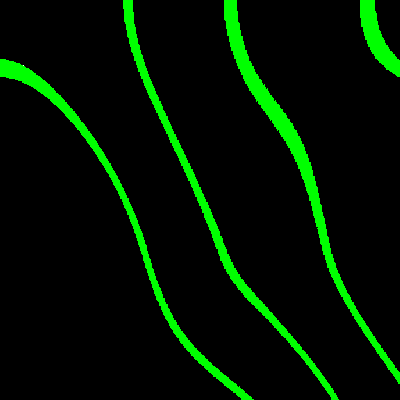
Frame 1 (no input)
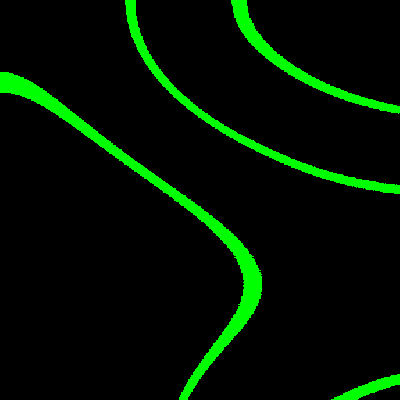
Frame 60 (the mouse pressed at the canvas centre just before this capture)
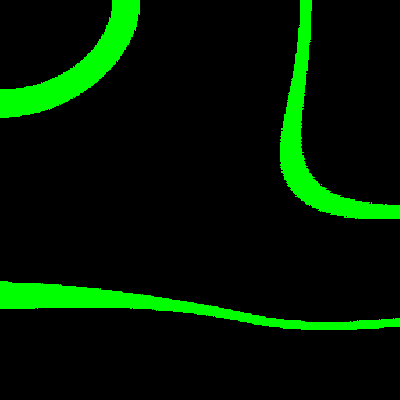
Frame 120 (the mouse held since frame 60 and released just before this capture)

The Processing sketch that drew these frames (run headless with seeded random() and noise(); from frame 60 on, the mouse is pressed at the canvas centre):

// Processing sketch: modernArtOverTime
// ── modernArtOverTime.pde
float xincrement = 0.002;
float yincrement = 0.002;
float zincrement = 0.008; //time

float zoff = 0.00;

//choose color scheme
int iwant = 3;

void setup() {
  size(400, 400);
  //fullScreen();
  background(255);
}

void draw() {
  fitnessMap();
}

void fitnessMap() {
  loadPixels();
  float xoff = 0.0; 
  noiseDetail(2);
  
  // For every x,y coordinate in a 2D space, calculate a noise value and produce a brightness value
  for (int x = 0; x < width; x++) {
    xoff += xincrement;
    float yoff = 0.0; // For every xoff, start yoff at 0
    for (int y = 0; y < height; y++) {
      yoff += yincrement;
      
      float value = noise(xoff, yoff, zoff);
      
      //60s palette
      if (iwant == 0) {
        if (value > 0.1 && value < 0.11) {pixels[x + y * width] = color(58,44,32);}
        if (value > 0.2 && value < 0.21) {pixels[x + y * width] = color(182,92,17);}
        if (value > 0.3 && value < 0.31) {pixels[x + y * width] = color(231,165,4);}
        if (value > 0.4 && value < 0.41) {pixels[x + y * width] = color(113,152,66);}
        if (value > 0.5 && value < 0.51) {pixels[x + y * width] = color(144,27,27);} 
        //fill the spaces between the bands (if not active then the bands draw over each other)
        if (value > 0 && value < 0.1) {pixels[x + y * width] = color(255, 255, 255);}
        if (value > 0.11 && value < 0.2) {pixels[x + y * width] = color(255, 255, 255);}
        if (value > 0.21 && value < 0.3) {pixels[x + y * width] = color(255, 255, 255);}
        if (value > 0.31 && value < 0.4) {pixels[x + y * width] = color(255, 255, 255);}
        if (value > 0.41 && value < 0.5) {pixels[x + y * width] = color(255, 255, 255);}
        if (value > 0.51 && value < 1) {pixels[x + y * width] = color(255, 255, 255);}
      }
      
      //rgb palette
      if (iwant == 1) {
        if (value > 0.1 && value < 0.15) {pixels[x + y * width] = color(0,0,255);}
        if (value > 0.3 && value < 0.35) {pixels[x + y * width] = color(0,255,0);}
        if (value > 0.5 && value < 0.55) {pixels[x + y * width] = color(255,0,0);} 
        //fill the spaces between the bands (if not active then the bands draw over each other)
        if (value > 0 && value < 0.1) {pixels[x + y * width] = color(0, 0, 0);}
        if (value > 0.15 && value < 0.3) {pixels[x + y * width] = color(0,0,0);}
        if (value > 0.35 && value < 0.5) {pixels[x + y * width] = color(0,0,0);}
        if (value > 0.55 && value < 1) {pixels[x + y * width] = color(0,0,0);} 
      }
         
      //minecraft palette      
      if (iwant == 2) {
        if (value > 0 && value < 0.19) {pixels[x + y * width] = color(#00008b);}
        if (value > 0.19 && value < 0.31) {pixels[x + y * width] = color(#0000ff);}
        if (value > 0.31 && value < 0.35) {pixels[x + y * width] = color(#c2b280);}
        if (value > 0.35 && value < 0.45) {pixels[x + y * width] = color(#7cfc00);}
        if (value > 0.45 && value < 1) {pixels[x + y * width] = color(#1e932d);}
      }    
      
      //green and black
      if (iwant == 3) {
        if (value > 0.1 && value < 0.11) {pixels[x + y * width] = color(#00ff00);}
        if (value > 0.2 && value < 0.21) {pixels[x + y * width] = color(#00ff00);}
        if (value > 0.3 && value < 0.31) {pixels[x + y * width] = color(#00ff00);}
        if (value > 0.4 && value < 0.41) {pixels[x + y * width] = color(#00ff00);}
        if (value > 0.5 && value < 0.51) {pixels[x + y * width] = color(#00ff00);}
        //fill in the spaces between the bands
        if (value > 0 && value < 0.1) {pixels[x + y * width] = color(#000000);}
        if (value > 0.11 && value < 0.2) {pixels[x + y * width] = color(#000000);}
        if (value > 0.21 && value < 0.3) {pixels[x + y * width] = color(#000000);}
        if (value > 0.31 && value < 0.4) {pixels[x + y * width] = color(#000000);}
        if (value > 0.41 && value < 0.5) {pixels[x + y * width] = color(#000000);}
        if (value > 0.51 && value < 1) {pixels[x + y * width] = color(#000000);}
      }
    }
  }
  
  zoff += zincrement;
  
  updatePixels();
}
